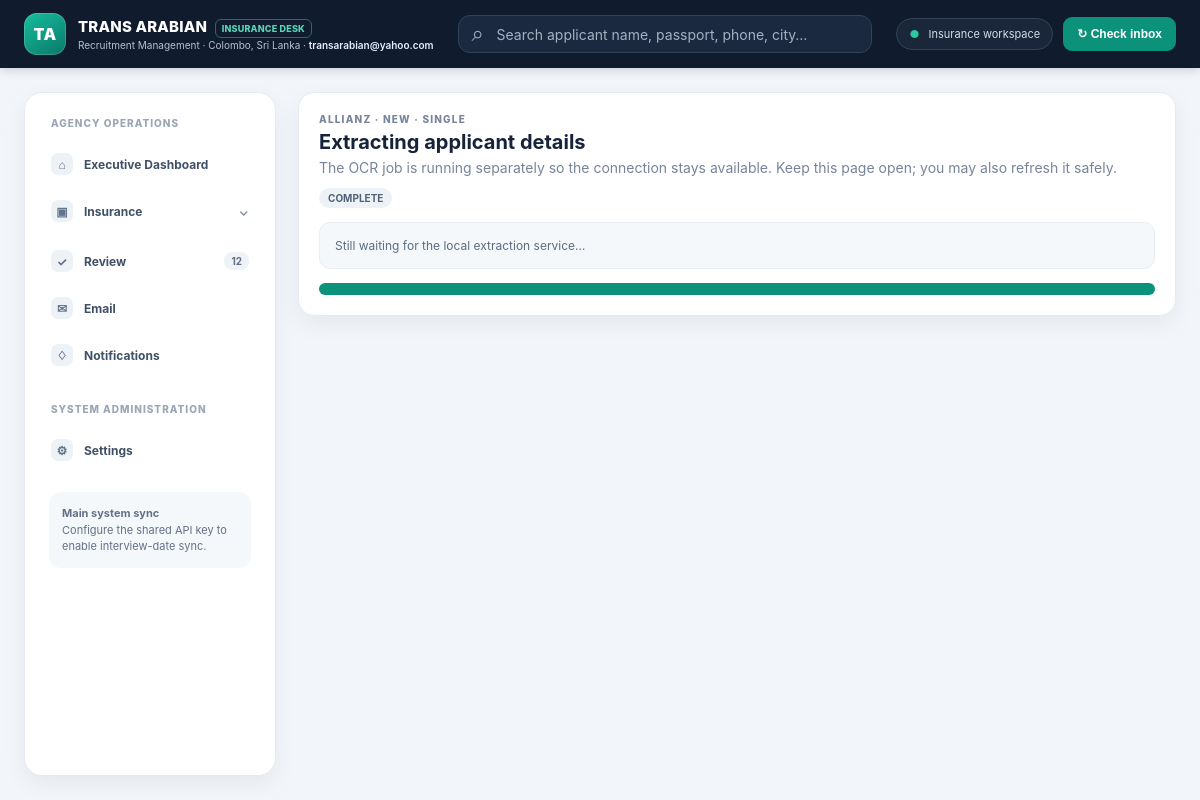
Page /extraction/31167f2dd89f4154a86500e914107b13 on the committed database.
### app/models.py (models this page shows)
class ExtractionJob(db.Model):
    job_id = db.Column(db.String(32), primary_key=True)
    company = db.Column(db.String(20), nullable=False)
    kind = db.Column(db.String(10), nullable=False)
    entry_mode = db.Column(db.String(10), nullable=False)
    status = db.Column(db.String(20), default="QUEUED", nullable=False)  # QUEUED|PROCESSING|COMPLETE|FAILED
    progress = db.Column(db.Integer, default=0, nullable=False)
    message = db.Column(db.String(400), default="", nullable=False)
    error_message = db.Column(db.String(500), default="", nullable=False)
    applicant_ids_json = db.Column(db.Text, default="[]", nullable=False)
    redirect_url = db.Column(db.String(1000), default="", nullable=False)
    file_summary_json = db.Column(db.Text, default="{}", nullable=False)
    source_root = db.Column(db.String(700), default="", nullable=False)
    source_files_cleared = db.Column(db.Boolean, default=False, nullable=False)
    created_at = db.Column(db.DateTime, default=datetime.now)
    updated_at = db.Column(db.DateTime, default=datetime.now, onupdate=datetime.now)

### app/routes.py (the view)
@bp.route("/extraction/<job_id>")
def extraction_job_page(job_id):
    job = db.get_or_404(ExtractionJob, job_id)
    return render_template("extraction_status.html", job=job,
                           source_file_groups=_public_file_groups(job))

### app/routes.py (called while the page is built, shortened)
def _public_file_groups(job: ExtractionJob | None) -> list[dict]:
    if not job: return []
    try:
        data = json.loads(job.file_summary_json or "{}")
    except (TypeError, ValueError, json.JSONDecodeError):
        return []
    labels = {"passport_files":"Passport photo pages", "police_files":"Police reports",
              "application_files":"Applicant / phone documents", "policy_files":"Existing policy documents"}
    groups = []
    for key, label in labels.items():
        items = data.get(key, []) if isinstance(data, dict) else []
        if not isinstance(items, list) or not items: continue
    return groups

@bp.context_processor
def _ctx():
    return {"unseen": Notification.query.filter_by(seen=False).count(),
            "registry_count": Applicant.query.filter(~Applicant.status.like("CANCELLED_%")).count(),
            "review_count": Applicant.query.filter(Applicant.status.in_(["NEEDS_REVIEW","EXTEND_DRAFT"])).count(),
            "main_system_connected": bool(current_app.config.get("MAIN_SYSTEM_API_KEY")),
            "SALUTATIONS": SALUTATIONS, "GENDERS": GENDERS, "COMPANIES": COMPANIES}

### app/templates/extraction_status.html (shortened to what this page needs)
{% extends "base.html" %}{% block title %}Document extraction · Insurance{% endblock %}{% block body %}
<div class="card" id="job-card" data-status-url="{{url_for('main.extraction_job_status',job_id=job.job_id)}}" data-kind="{{job.kind}}" data-company="{{job.company}}">
  <div class="toolbar"><div><div class="subtle" style="font-size:10px;font-weight:800;letter-spacing:.12em;text-transform:uppercase">{{job.company}} · {{job.kind}} · {{job.entry_mode|title}}</div><h2 style="margin:5px 0">Extracting applicant details</h2><div class="subtle">The OCR job is running separately so the connection stays available. Keep this page open; you may also refresh it safely.</div></div><span class="pill" id="job-state">{{job.status}}</span></div>
  <div class="hintbox" id="job-message" style="margin-top:14px">{{job.message}}</div>
  <div style="height:12px;background:#edf2f7;border-radius:9px;overflow:hidden;margin-top:14px"><div id="job-progress" style="height:100%;width:{{job.progress}}%;background:#0c927a;transition:width .3s"></div></div>
</div>
{% endblock %}

### app/templates/base.html (style rules this page uses)
:root { --navy:#111b2e;--navy2:#17243a;--teal:#079b83;--teal2:#067e6c;--ink:#1b2638;--muted:#77849a;--line:#e7ebf1;--bg:#f2f5f9;--card:#fff;--shadow:0 8px 24px rgba(15,29,50,.06) }
* { box-sizing:border-box }
body { margin:0;background:var(--bg);color:var(--ink);font:14px Inter,ui-sans-serif,system-ui,-apple-system,"Segoe UI",Arial,sans-serif }
.card { background:var(--card);border:1px solid var(--line);border-radius:16px;padding:20px;margin-bottom:16px;box-shadow:var(--shadow);overflow-x:auto }
.card h2,.card h3 { margin:0 0 12px;color:#172338 }
.card h2 { font-size:20px }
.pill { display:inline-flex;align-items:center;padding:4px 9px;border-radius:20px;background:#edf2f7;color:#506077;font-size:10px;font-weight:750;white-space:nowrap }
.hintbox { padding:13px 15px;background:#f4f8fb;border:1px solid #e8edf3;border-radius:11px;color:#5b6c82;font-size:12px;line-height:1.6 }
.toolbar { display:flex;align-items:center;justify-content:space-between;gap:12px;flex-wrap:wrap }
.subtle { color:var(--muted) }

### rows in the picture
ExtractionJob: company "ALLIANZ", kind "NEW", entry_mode "SINGLE", status "COMPLETE"

### other values in the picture
{{ review_count }} "12"
